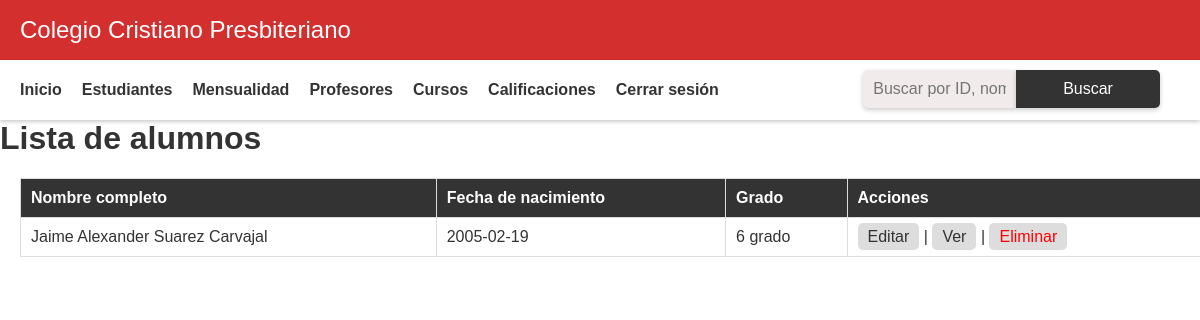
Before: /code/view/admin/view_alumno.php (signed in) with the older database file.
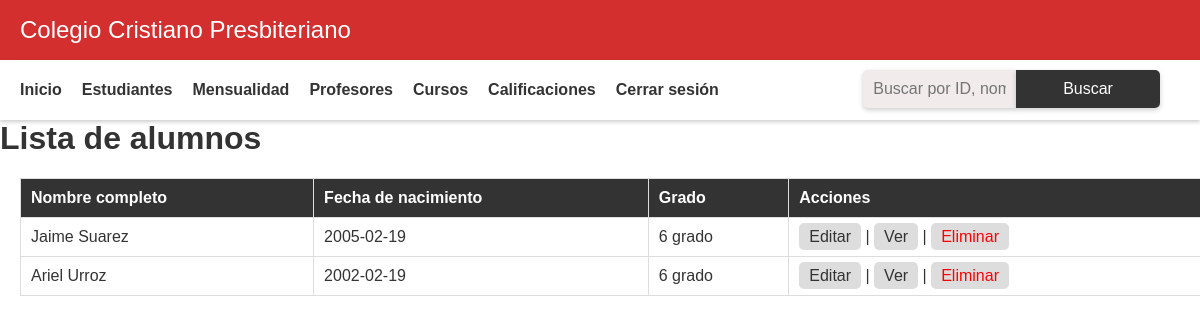
After: the same page with the newer database file.
### tables this page shows
CREATE TABLE `alumnos` (
  `id_alumno` int(11) NOT NULL,
  `login_id` int(11) NOT NULL,
  `nombre` varchar(50) NOT NULL,
  `apellidos` varchar(50) NOT NULL,
  `lugar_nacimiento` varchar(50) NOT NULL,
  `fecha_nacimiento` date NOT NULL,
  `codigo_estudiante` varchar(20) NOT NULL,
  `id_grado` int(11) NOT NULL,
  `fecha_inscripcion` date NOT NULL,
  `padecimiento_alergia` varchar(100) DEFAULT NULL,
  `nombre_padre` varchar(50) NOT NULL,
  `nombre_madre` varchar(50) NOT NULL,
  `cedula_padre` varchar(20) NOT NULL,
  `cedula_madre` varchar(20) NOT NULL,
  `telefono_emergencia` varchar(20) NOT NULL,
  `ocupacion_padre` varchar(50) NOT NULL,
  `ocupacion_madre` varchar(50) NOT NULL,
  `direccion_exacta` varchar(100) NOT NULL
);

CREATE TABLE `grados` (
  `id_grado` int(11) NOT NULL,
  `nombre_grado` varchar(50) NOT NULL
);

### code/view/admin/view_alumno.php (the view, shortened to what this page needs)
<?php
include '../../conexion.php';
include("header.php");
$limit = 10;
$page = isset($_GET['page']) ? $_GET['page'] : 1;
$offset = ($page - 1) * $limit;
if (isset($_POST['buscar'])) {
    $valor = $_POST['buscar'];
    $sql = "SELECT a.id_alumno, a.nombre, a.apellidos, a.fecha_nacimiento, g.nombre_grado
            FROM alumnos a
            INNER JOIN grados g ON a.id_grado = g.id_grado
            WHERE a.id_alumno = ? OR a.nombre LIKE ? OR a.fecha_nacimiento = ? OR a.apellidos LIKE ?
            ORDER BY a.apellidos, a.nombre
            LIMIT $limit OFFSET $offset";
    $stmt = $conexion->prepare($sql);
    $valor_like = "%" . $valor . "%";
    $stmt->bind_param("ssss", $valor, $valor_like, $valor, $valor_like);
    $stmt->execute();
} else {
    $sql = "SELECT a.id_alumno, a.nombre, a.apellidos, a.fecha_nacimiento, g.nombre_grado
            FROM alumnos a
            INNER JOIN grados g ON a.id_grado = g.id_grado
            ORDER BY a.apellidos, a.nombre
            LIMIT $limit OFFSET $offset";
    $stmt = $conexion->prepare($sql);
    $stmt->execute();
}
$resultado = $stmt->get_result();
?>
<!DOCTYPE html>
<html>
<head>
</head>
<body>
	<h1>Lista de alumnos</h1>
	<form method="post" class="search-form">
		<input type="text" name="buscar" placeholder="Buscar por ID, nombre, fecha de nacimiento o apellido">
		<button type="submit">Buscar</button>
	</form>
	<table>
		<tr>
			<th>Nombre completo</th>
			<th>Fecha de nacimiento</th>
			<th>Grado</th>
			<th>Acciones</th>
		</tr>
		<?php while ($fila = $resultado->fetch_assoc()) { ?>
			<tr>
				<td><?php echo $fila['nombre'] . ' ' . $fila['apellidos']; ?></td>
				<td><?php echo $fila['fecha_nacimiento']; ?></td>
				<td><?php echo $fila['nombre_grado']; ?></td>
				<td>
					<a href="editar_alumno.php?id=<?php echo $fila['id_alumno']; ?>">Editar</a> |
					<a href="show_alumno.php?id=<?php echo $fila['id_alumno'];?>">Ver</a> |
					<a href="#" class="delete-link" onclick="eliminarAlumno(<?php echo $fila['id_alumno']; ?>)">Eliminar</a>
				</td>
			</tr>
		<?php } ?>
	</table>
</body>
</html>

### code/view/admin/header.php (shortened to what this page needs)
<!DOCTYPE html>
<html lang="en">
<head>
    <link rel="stylesheet" href="style.css">
</head>
<body>
<div id="header">
    <h1>Colegio Cristiano Presbiteriano</h1>
  </div>
  <div id="menu">
    <a href="index.php">Inicio</a>
    <a href="lobby_estudiante.php">Estudiantes</a>
    <a href="mensualidad.php">Mensualidad</a>
    <a href="lobby_profesor.php">Profesores</a>
    <a href="lobby_cursos.php">Cursos</a>
    <a href="calificaciones.php">Calificaciones</a>
    <a href="close.php">Cerrar sesión</a>
  </div>
</body>
</html>

### code/view/admin/style.css (style rules this page uses)
body { margin: 0; padding: 0; font-family: sans-serif; background-color: #fff; color: #333; }
#header { display: flex; align-items: center; justify-content: space-between; height: 60px; padding: 0 20px; background-color: #d32f2f; color: #fff; }
#header h1 { font-size: 24px; font-weight: normal; margin: 0; }
#menu { display: flex; align-items: center; background-color: #fff; box-shadow: 0 2px 4px rgba(0,0,0,0.2); height: 60px; padding: 0 20px; }
#menu a { color: #333; text-decoration: none; margin-right: 20px; font-weight: bold; font-size: 16px; }
input, select { width: 100%; padding: 10px; margin-bottom: 20px; border-radius: 5px; border: none; background-color: #f1ebeb; }
button[type="submit"] { width: 100%; padding: 10px; margin-bottom: 20px; border-radius: 5px; border: none; background-color: #4CAF50; color: #fff; cursor: pointer; transition: background-color 0.3s ease; }

### code/view/admin/view_alumno.php (style rules this page uses)
body { font-family: Arial, sans-serif; margin: 0; padding: 0; }
.search-form { position: absolute; top: 50px; right: 20px; }
h1 { margin-top: 0; }
form { display: flex; align-items: center; justify-content: flex-end; margin: 20px; }
input[type="text"] { padding: 10px; font-size: 16px; border-radius: 5px 0 0 5px; border: none; box-shadow: 0 2px 5px rgba(0, 0, 0, 0.2); }
button[type="submit"] { padding: 10px; font-size: 16px; background-color: #333; color: #fff; border-radius: 0 5px 5px 0; border: none; box-shadow: 0 2px 5px rgba(0, 0, 0, 0.2); cursor: pointer; }
table { border-collapse: collapse; width: 100%; margin: 20px; }
th, td { padding: 10px; border: 1px solid #ddd; text-align: left; }
th { background-color: #333; color: #fff; }
td a { color: #333; text-decoration: none; background-color: #ddd; padding: 5px 10px; border-radius: 5px; }
.delete-link { color: red; }

Changed rows visible on the page:
removed alumnos: nombre "Jaime Alexander", apellidos "Suarez Carvajal", fecha_nacimiento "2005-02-19", id_grado.nombre_grado "6 grado"
added alumnos: nombre "Jaime", apellidos "Suarez", fecha_nacimiento "2005-02-19", id_grado.nombre_grado "6 grado"
added alumnos: nombre "Ariel", apellidos "Urroz", fecha_nacimiento "2002-02-19", id_grado.nombre_grado "6 grado"
